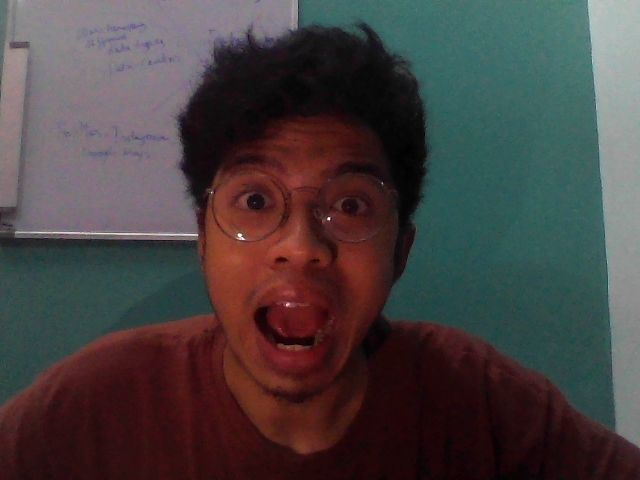
#> input picture shock.jpg, 640 x 480 px
$ jupyter execute 'QA_Assignment 1.ipynb'   (shell and % lines are left out)   (older library calls are emulated)
#> lines starting #> are read from the running program, lines starting #| are printed output that depends on the picture
[cell 1]
6#To Download the github repo to colab env

[cell 2]
from google.colab import drive
drive.mount('/content/drive')

[cell 3]
path = "/content/drive/MyDrive/Colab Notebooks"

[cell 4]
from IPython.display import display, Javascript
from google.colab.output import eval_js
from base64 import b64decode
import cv2
import numpy as np
import matplotlib.pyplot as plt
from PIL import Image
from IPython.display import Image

[cell 5]
def take_photo(filename='photo.jpg', quality=0.8):
  js = Javascript('''
    async function takePhoto(quality) {
      const div = document.createElement('div');
      const capture = document.createElement('button');
      capture.textContent = 'Capture';
      div.appendChild(capture);

      const video = document.createElement('video');
      video.style.display = 'block';
      const stream = await navigator.mediaDevices.getUserMedia({video: true});

      document.body.appendChild(div);
      div.appendChild(video);
      video.srcObject = stream;
      await video.play();

      // Resize the output to fit the video element.
      google.colab.output.setIframeHeight(document.documentElement.scrollHeight, true);

      // Wait for Capture to be clicked.
      await new Promise((resolve) => capture.onclick = resolve);

      const canvas = document.createElement('canvas');
      canvas.width = video.videoWidth;
      canvas.height = video.videoHeight;
      canvas.getContext('2d').drawImage(video, 0, 0);
      stream.getVideoTracks()[0].stop();
      div.remove();
      return canvas.toDataURL('image/jpeg', quality);
    }
    ''')
  display(js)
  data = eval_js('takePhoto({})'.format(quality))
  binary = b64decode(data.split(',')[1])
  with open(filename, 'wb') as f:
    f.write(binary)
  return filename

[cell 6]
from IPython.display import Image
try:
  filename = take_photo()
  print('Saved to {}'.format(filename))

  # Show the image which was just taken.
  display(Image(filename))
except Exception as err:
  # Errors will be thrown if the user does not have a webcam or if they do not
  # grant the page permission to access it.
  print(str(err))

# **`BLURRRING THE IMAGE`**

> Please upload "mad.jpg","shock.jpg" and "smile.jpg"

[cell 7]
#open image
shock_img = cv2.imread("shock.jpg",1)
#> shock_img is the input picture: shape (480, 640, 3); mean B, G, R 65.6, 65.2, 72.3
smile_img = cv2.imread("smile.jpg",1)
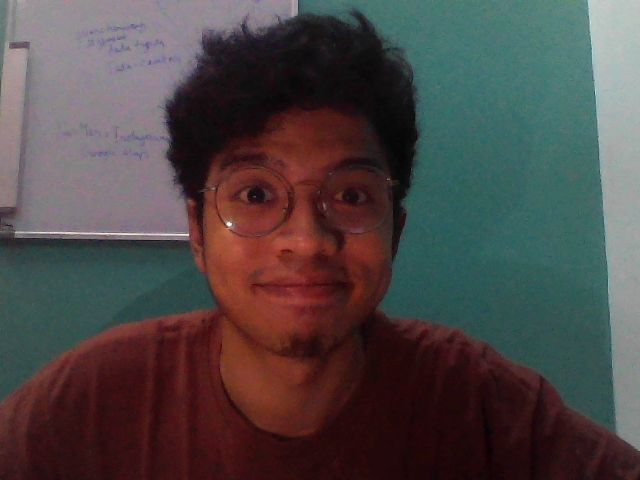
#> input picture smile.jpg, 640 x 480 px
#> smile_img is the input picture: shape (480, 640, 3); mean B, G, R 70.7, 70.8, 78.1
mad_img = cv2.imread("mad.jpg",1)
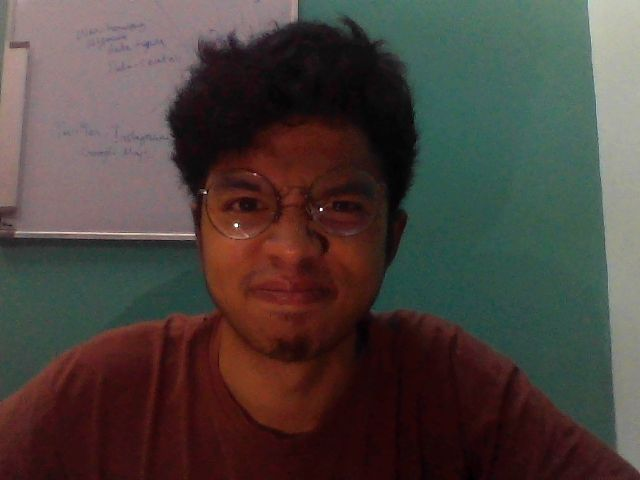
#> input picture mad.jpg, 640 x 480 px
#> mad_img is the input picture: shape (480, 640, 3); mean B, G, R 61.5, 66, 75.7

#convert images to RGB
shock_img = cv2.cvtColor(shock_img,cv2.COLOR_BGR2RGB)
mad_img = cv2.cvtColor(mad_img,cv2.COLOR_BGR2RGB)
smile_img = cv2.cvtColor(smile_img,cv2.COLOR_BGR2RGB)

#image for blur
shock_img_blur = np.copy(shock_img)
mad_img_blur = np.copy(mad_img)
smile_img_blur = np.copy(smile_img)

#image for edge detection
shock_img_eg = np.copy(shock_img)
mad_img_eg = np.copy(mad_img)
smile_img_eg = np.copy(smile_img)

#display images
plt.figure(figsize=[18,5])
#> (this line was passed over: IPython is not available in this run)
plt.subplot(131);plt.imshow(shock_img);plt.title("Shock Image");
#> (this line was passed over: IPython is not available in this run)
#> (this line was passed over: IPython is not available in this run)
#> (this line was passed over: IPython is not available in this run)
plt.subplot(132);plt.imshow(mad_img);plt.title("Mad Image");
#> (this line was passed over: IPython is not available in this run)
#> (this line was passed over: IPython is not available in this run)
#> (this line was passed over: IPython is not available in this run)
plt.subplot(133);plt.imshow(smile_img);plt.title("Smile Image");
